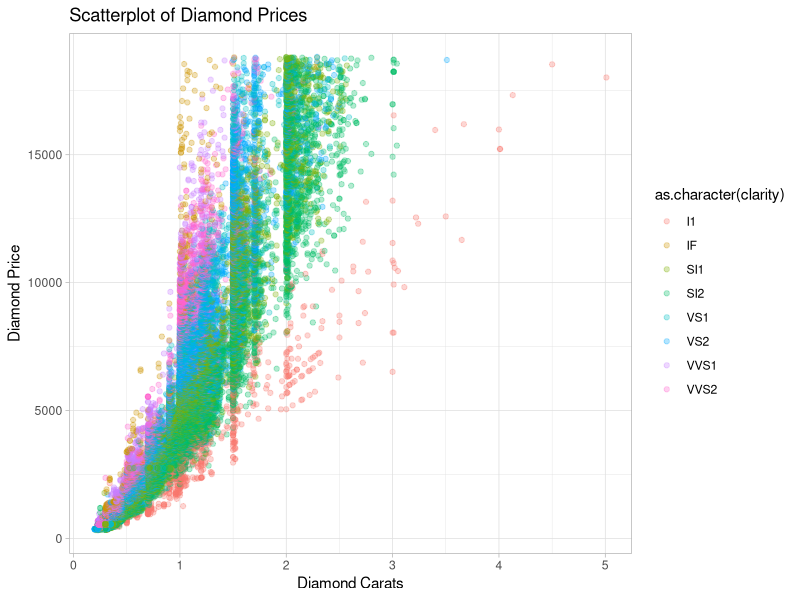
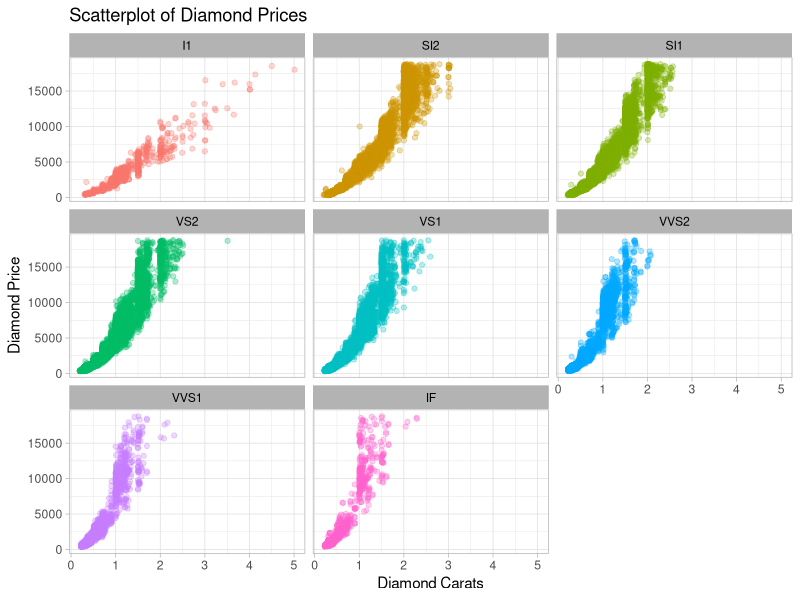
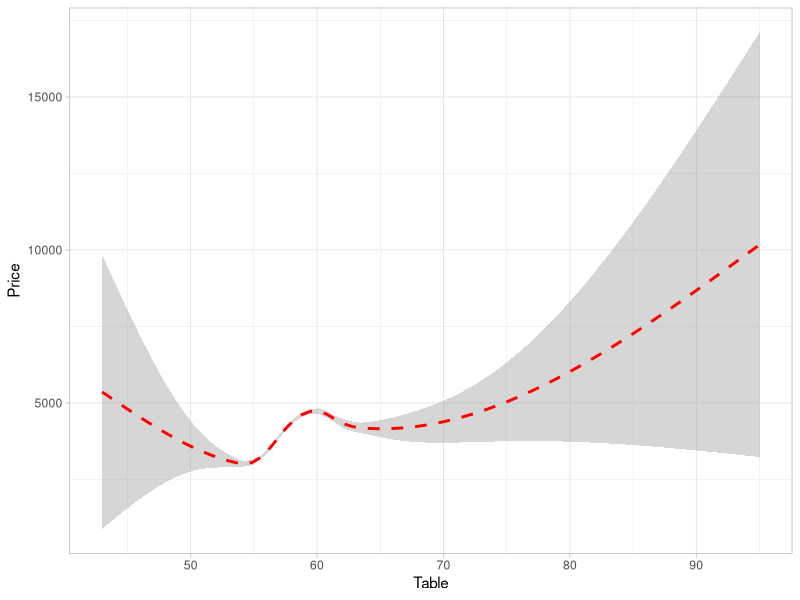
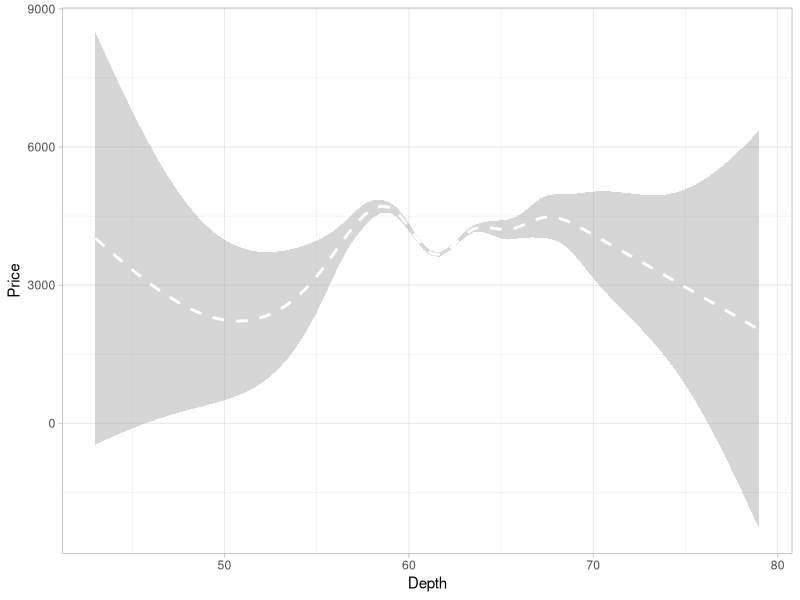
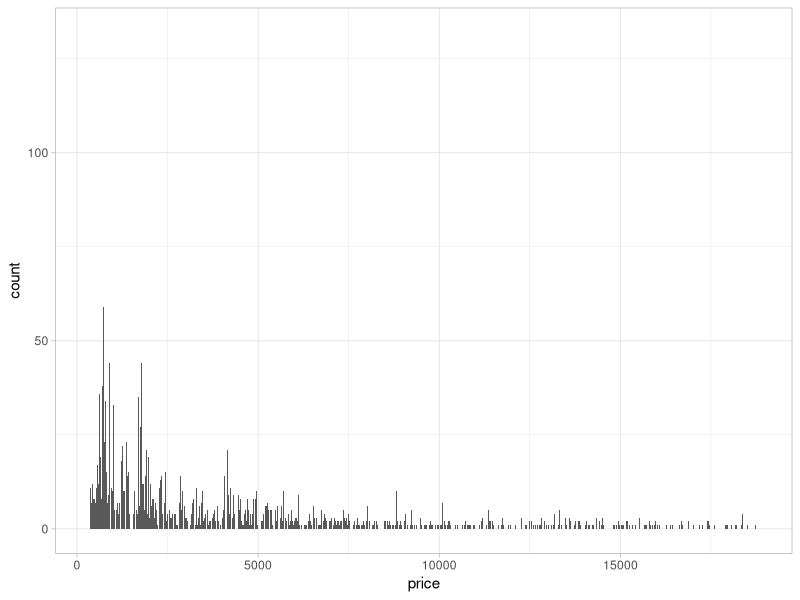
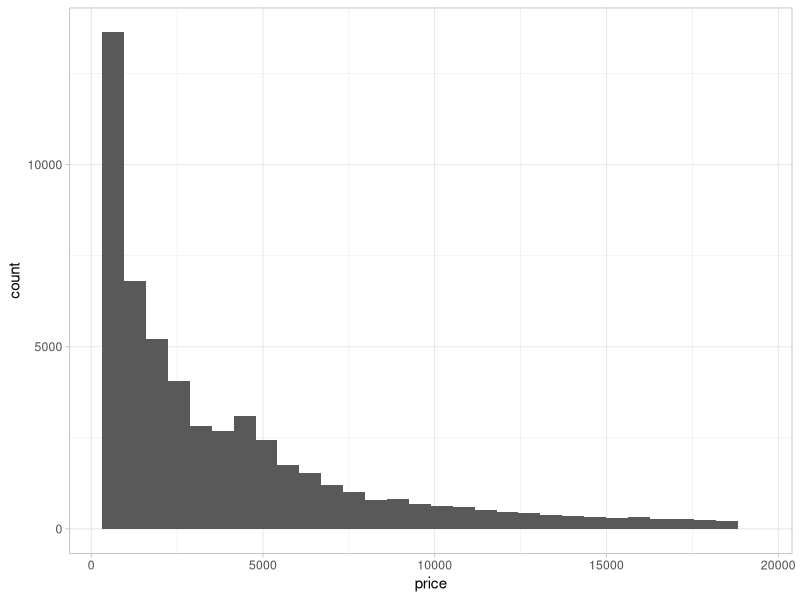
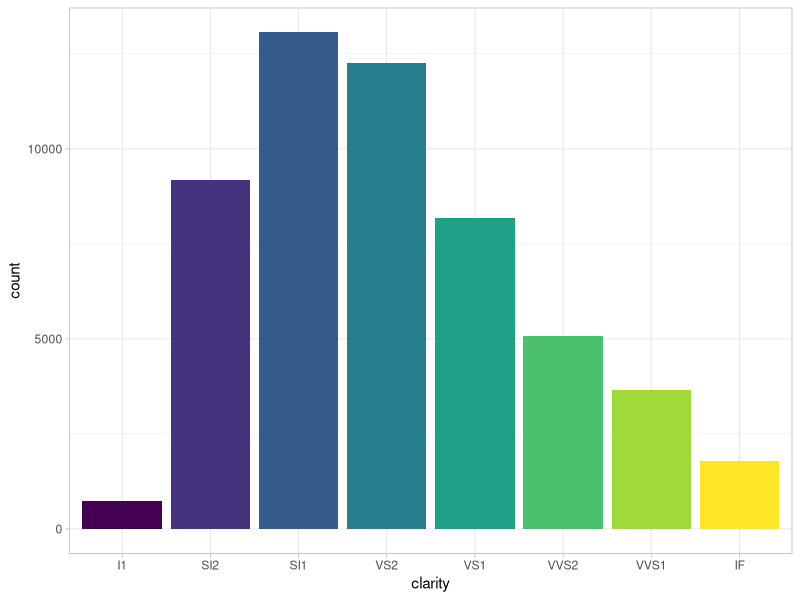
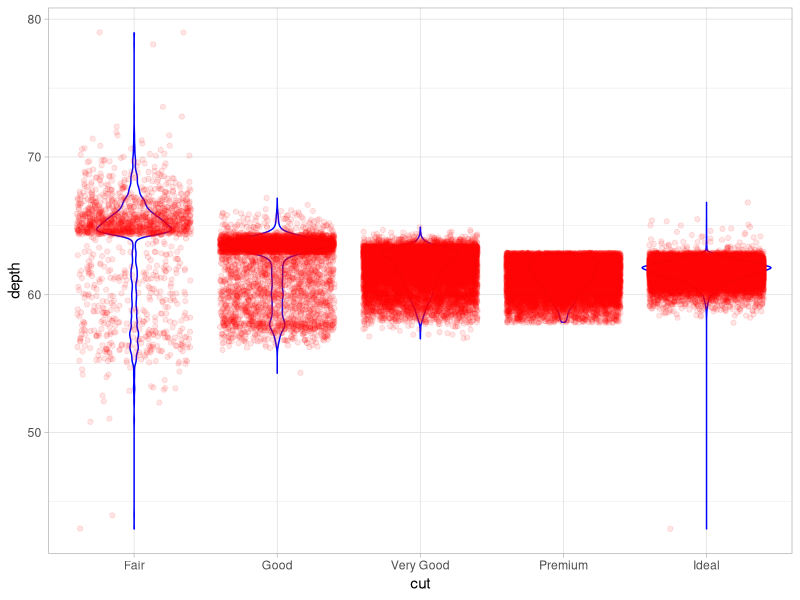

Recreate these plots in R, in order.
## ---- chunk 1
knitr::opts_chunk$set(echo = TRUE)
library(ggplot2)
d1 <- diamonds
## ---- chunk 2
ggplot(d1, aes(x = carat, y = price)) +
  geom_point(aes(color = as.character(clarity)), alpha = 0.3) +
  ggtitle("Scatterplot of Diamond Prices") +
  xlab("Diamond Carats") +
  ylab("Diamond Price") +
  scale_color_discrete() +
  theme_light()
## ---- chunk 3
ggplot(d1, aes(carat, price)) +
  theme_light() +
  theme(strip.text = element_text(colour = 'black')) +
  geom_point(aes(color = clarity), alpha = 0.3) +
  facet_wrap(~clarity) +
  ggtitle("Scatterplot of Diamond Prices") +
  xlab("Diamond Carats") +
  ylab("Diamond Price") +
  scale_color_discrete() +
  theme(legend.position = "none") 
## ---- chunk 4
ggplot(d1, aes(x = table, y = price)) +
  geom_smooth(method = 'gam', linetype = 2, color = "red") +
  xlab("Table") +
  ylab("Price") +
  theme_light()
## ---- chunk 5
ggplot(d1, aes(x = depth, y = price)) +
  geom_smooth(method = 'gam', linetype = 2, color = "white") +
  xlab("Depth") +
  ylab("Price") +
  theme_light()
## ---- chunk 6
ggplot(d1, aes(x = price)) +
  geom_bar() +
  theme_light()
## ---- chunk 7
ggplot(d1, aes(price)) +
  geom_histogram() +
  theme_light()
## ---- chunk 8
ggplot(d1, aes(clarity)) +
  theme_light() +
  geom_bar(aes(fill = clarity)) +
  theme(legend.position = "none") 
## ---- chunk 9
ggplot(d1, aes(cut, depth)) +
  geom_violin(color = "blue") +
  geom_jitter(alpha = 0.1, color = "red") +
  theme_light()
## ---- chunk 10
ggplot(d1, aes(x = x, y = price)) +
  geom_smooth(se = FALSE, color = "blue") +
  geom_smooth(method ="lm", se = FALSE, color = "green") +
  theme_light()
